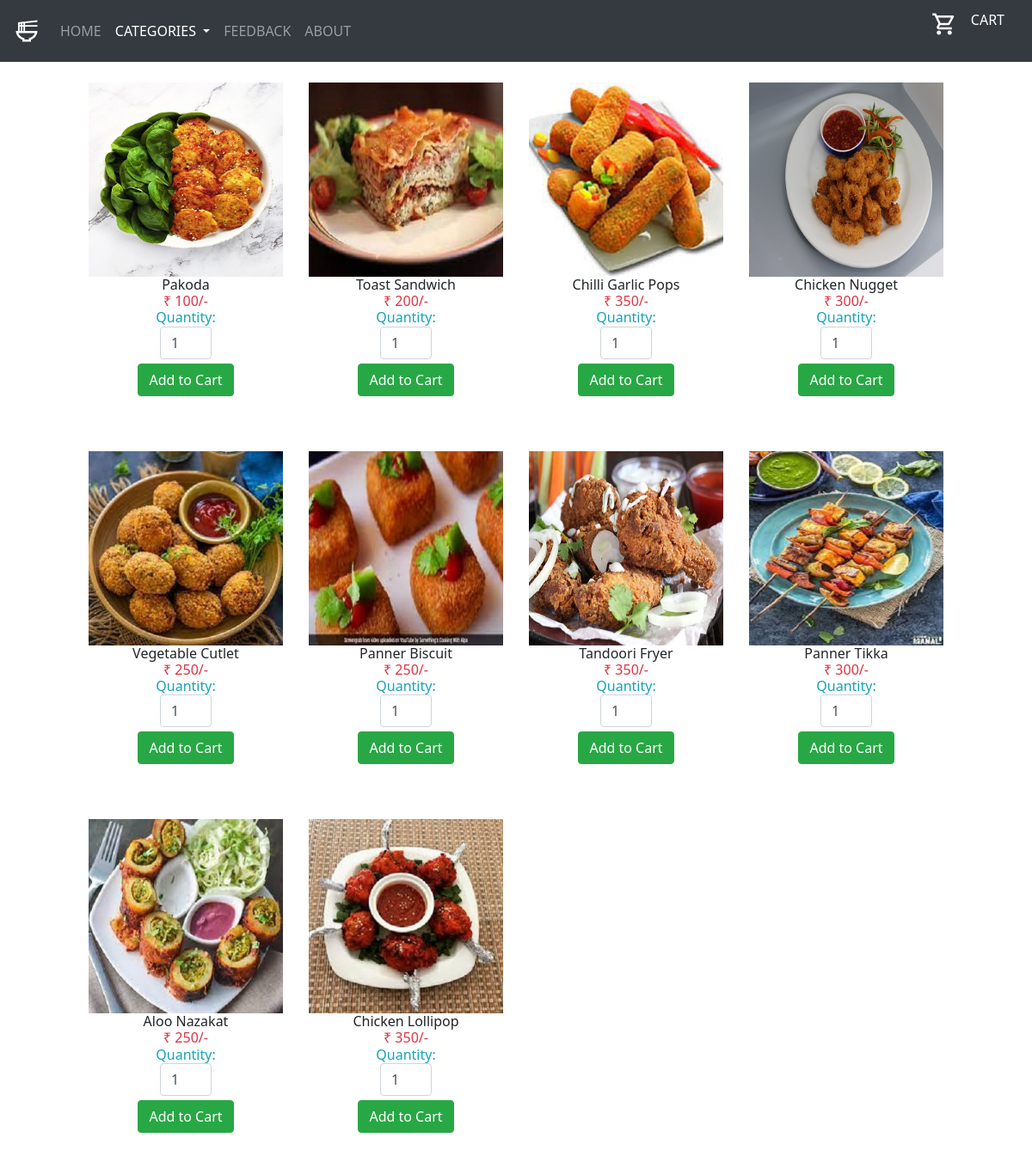
Screenshot of /starters.php (signed in) with the database file from the repository.
### tables this page shows
CREATE TABLE `food` (
  `id` int(11) NOT NULL,
  `category` varchar(20) NOT NULL,
  `name` varchar(30) NOT NULL,
  `price` int(11) NOT NULL,
  `path` varchar(50) NOT NULL,
  `table no` int(11) NOT NULL
);

### starters.php (the view, shortened to what this page needs)
<!doctype html>
<html lang="en">
  <head>
    <link rel="stylesheet" href="https://unpkg.com/swiper/swiper-bundle.css" />
<link rel="stylesheet" href="https://unpkg.com/swiper/swiper-bundle.min.css" />
    <link rel="stylesheet" href="https://cdn.jsdelivr.net/npm/bootstrap@4.6.0/dist/css/bootstrap.min.css">
<link href="https://unpkg.com/tailwindcss@^2/dist/tailwind.min.css" rel="stylesheet">
  </head>
  <body>
<header>
<nav class="navbar navbar-expand-md navbar-dark fixed-top bg-dark " >
  <a class="navbar-brand" href="home.php"> <img src="navbar/logo.svg"  width="30" height="30" class="d-inline-block align-top" alt=""></a>
  <div class="collapse navbar-collapse" id="navbarNavDropdown">
    <ul class="navbar-nav">
      <li class="nav-item ">
        <a class="nav-link" href="home.php">HOME <span class="sr-only">(current)</span></a>
      </li>
      <li class="nav-item dropdown">
        <a class="nav-link active dropdown-toggle" href="#" id="navbarDropdownMenuLink" role="button" data-toggle="dropdown" aria-haspopup="true" aria-expanded="false">
         CATEGORIES
        </a>
      </li>
      <li class="nav-item">
        <a class="nav-link" href="feedback.php">FEEDBACK</a>
      </li>
      <li class="nav-item ">
        <a class="nav-link" href="about.php">ABOUT</a>
      </li>
    </ul>
  </div>
  <form class="form-inline">
  <a class="navbar-brand" href="cart.php">
    <img src="navbar/cart.svg"  width="30" height="30" class="d-inline-block align-top" alt="">
    </a>
  <a class="navbar-brand " href="cart.php">
  <p class="h6">CART</p>
  </a>
  </form>
</nav>
</header>
<div class="container" style="width:95%;">
<br><br><br>
<?php
$conn = Connect();
$sql = "SELECT * FROM food WHERE category = 'Starter'  ";
$result = mysqli_query($conn, $sql);
if (mysqli_num_rows($result) > 0)
{
  $count=0;
  while($row = mysqli_fetch_assoc($result)){
    if ($count == 0)
      echo "<div class='row'>";
?>
<div class="col-md-3">
<form method="post" action="cart.php?action=add&id=<?php echo $row["id"]; ?>">
<div class="mypanel" align="center";>
<img src="<?php echo $row["path"]; ?>" class="img-responsive">
<h1 ><?php echo $row["name"]; ?></h1>
<h5 class="text-danger">&#8377; <?php echo $row["price"]; ?>/-</h5>
<h5 class="text-info">Quantity: <input type="number" min="1" max="25" name="quantity" class="form-control" value="1" style="width: 60px;"> </h5>
<input type="submit" name="add" style="margin-top:5px;" class="btn btn-success" value="Add to Cart">
</div>
</form>
<br><br>
</div>
<?php
$count++;
if($count==4)
{
  echo "</div>";
  $count=0;
}
}
?>
</div>
</div>
  <?php
}
?>
</body>
</html>

### rows the page displays
food: path (picture), name "Pakoda", price "100"
food: path (picture), name "Toast Sandwich", price "200"
food: path (picture), name "Chilli Garlic Pops", price "350"
food: path (picture), name "Chicken Nugget", price "300"
food: path (picture), name "Vegetable Cutlet", price "250"
food: path (picture), name "Panner Biscuit", price "250"
food: path (picture), name "Tandoori Fryer", price "350"
food: path (picture), name "Panner Tikka", price "300"
food: path (picture), name "Aloo Nazakat", price "250"
food: path (picture), name "Chicken Lollipop", price "350"
